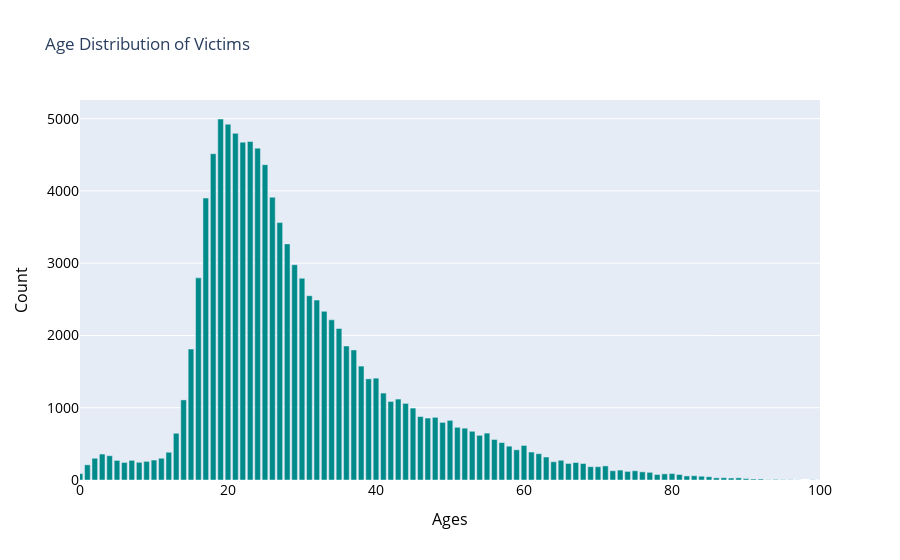

Notebook source saved alongside this figure:
### Markdown cell above
## Age Distribution of Victims

### Code cell
trace1 = go.Bar(x=VictimList, y=VictimCount, name="Age distribution of Victim", marker=dict(color="darkcyan"))

data = [trace1]
layout = go.Layout(title="Age Distribution of Victims",
    xaxis=dict(title="Ages", titlefont=dict(size=16, color="black"), tickfont=dict( size=14, color="black"), range=[0,100]),
    yaxis=dict(title="Count", titlefont=dict( size=16, color="black"), tickfont=dict( size=14, color="black")),
    bargap=0.15, bargroupgap=0.1)

fig = go.Figure(data=data, layout=layout)
iplot(fig)

### Figure 1 — Plotly figure (JSON) as saved in the notebook; plotly's stock layout.template omitted (floating-point values rounded to 4 significant figures)
{"data": [{"marker": {"color": "darkcyan"}, "name": "Age distribution of Victim", "type": "bar", "x": [20, 33, 34, 29, 56, 18, 46, 14, 23, 55, 51, 40, 9, 5, 2, 15, 19, 28, 78, 41, 22, 21, 39, 35, 26, 69, 27, 37, 50, 42, 17, 25, 16, 13, 68, 57, 66, 67, 62, 36, 24, 30, 32, 1, 3, 63, 64, 31, 10, 48, 53, 60, 58, 72, 45, 43, 49, 12, 44, 70, 0, 54, 6, 38, 8, 4, 7, 52, 47, 79, 11, 80, 59, 73, 61, 85, 88, 71, 89, 90, 65, 74, 77, 86, 84, 96, 81, 83, 82, 87, 75, 76, 92, 91, 94, 101, 97, 95, 93, 99, 100, 209], "y": [4923, 2334, 2216, 2979, 561, 4515, 878, 1108, 4684, 649, 729, 1409, 258, 271, 301, 1811, 4995, 3267, 76, 1203, 4675, 4797, 1400, 2096, 3912, 184, 3562, 1800, 825, 1087, 3901, 4363, 2797, 647, 228, 518, 229, 242, 364, 1854, 4592, 2791, 2489, 210, 359, 318, 253, 2550, 276, 867, 674, 478, 468, 128, 995, 1120, 797, 384, 1060, 184, 89, 618, 243, 1576, 245, 336, 272, 717, 857, 85, 301, 89, 418, 137, 387, 45, 27, 195, 30, 20, 273, 119, 106, 30, 52, 4, 76, 59, 56, 31, 128, 113, 14, 14, 8, 2, 2, 5, 4, 3, 1, 1]}], "layout": {"bargap": 0.15, "bargroupgap": 0.1, "title": {"text": "Age Distribution of Victims"}, "xaxis": {"range": [0, 100], "tickfont": {"color": "black", "size": 14}, "title": {"font": {"color": "black", "size": 16}, "text": "Ages"}}, "yaxis": {"tickfont": {"color": "black", "size": 14}, "title": {"font": {"color": "black", "size": 16}, "text": "Count"}}}}
